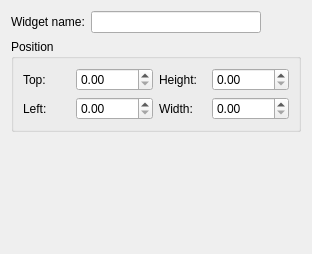
<?xml version="1.0" encoding="UTF-8"?>
<ui version="4.0">
 <class>QReportPropertyPageWidget</class>
 <widget class="QWidget" name="QReportPropertyPageWidget">
  <property name="geometry">
   <rect>
    <x>0</x>
    <y>0</y>
    <width>312</width>
    <height>254</height>
   </rect>
  </property>
  <property name="windowTitle">
   <string>Form</string>
  </property>
  <layout class="QVBoxLayout" name="verticalLayout">
   <item>
    <layout class="QHBoxLayout" name="horizontalLayout">
     <item>
      <widget class="QLabel" name="label">
       <property name="text">
        <string>Widget name:</string>
       </property>
      </widget>
     </item>
     <item>
      <widget class="QLineEdit" name="lineEditWidgetName"/>
     </item>
     <item>
      <spacer name="horizontalSpacer">
       <property name="orientation">
        <enum>Qt::Horizontal</enum>
       </property>
       <property name="sizeType">
        <enum>QSizePolicy::Fixed</enum>
       </property>
       <property name="sizeHint" stdset="0">
        <size>
         <width>40</width>
         <height>20</height>
        </size>
       </property>
      </spacer>
     </item>
    </layout>
   </item>
   <item>
    <widget class="QGroupBox" name="groupBox">
     <property name="title">
      <string>Position</string>
     </property>
     <layout class="QGridLayout" name="gridLayout">
      <item row="0" column="0">
       <widget class="QLabel" name="label_2">
        <property name="text">
         <string>Top:</string>
        </property>
       </widget>
      </item>
      <item row="0" column="1">
       <widget class="QDoubleSpinBox" name="spinBoxTop">
        <property name="maximum">
         <double>99999.990000000005239</double>
        </property>
       </widget>
      </item>
      <item row="0" column="2">
       <widget class="QLabel" name="label_5">
        <property name="text">
         <string>Height:</string>
        </property>
       </widget>
      </item>
      <item row="0" column="3">
       <widget class="QDoubleSpinBox" name="spinBoxHeight">
        <property name="maximum">
         <double>99999.990000000005239</double>
        </property>
       </widget>
      </item>
      <item row="1" column="0">
       <widget class="QLabel" name="label_3">
        <property name="text">
         <string>Left:</string>
        </property>
       </widget>
      </item>
      <item row="1" column="1">
       <widget class="QDoubleSpinBox" name="spinBoxLeft">
        <property name="prefix">
         <string comment="in" extracomment="s"/>
        </property>
        <property name="maximum">
         <double>99999.990000000005239</double>
        </property>
       </widget>
      </item>
      <item row="1" column="2">
       <widget class="QLabel" name="label_4">
        <property name="text">
         <string>Width:</string>
        </property>
       </widget>
      </item>
      <item row="1" column="3">
       <widget class="QDoubleSpinBox" name="spinBoxWidth">
        <property name="maximum">
         <double>99999.990000000005239</double>
        </property>
       </widget>
      </item>
     </layout>
    </widget>
   </item>
   <item>
    <spacer name="verticalSpacer">
     <property name="orientation">
      <enum>Qt::Vertical</enum>
     </property>
     <property name="sizeHint" stdset="0">
      <size>
       <width>20</width>
       <height>120</height>
      </size>
     </property>
    </spacer>
   </item>
  </layout>
 </widget>
 <resources/>
 <connections/>
</ui>
